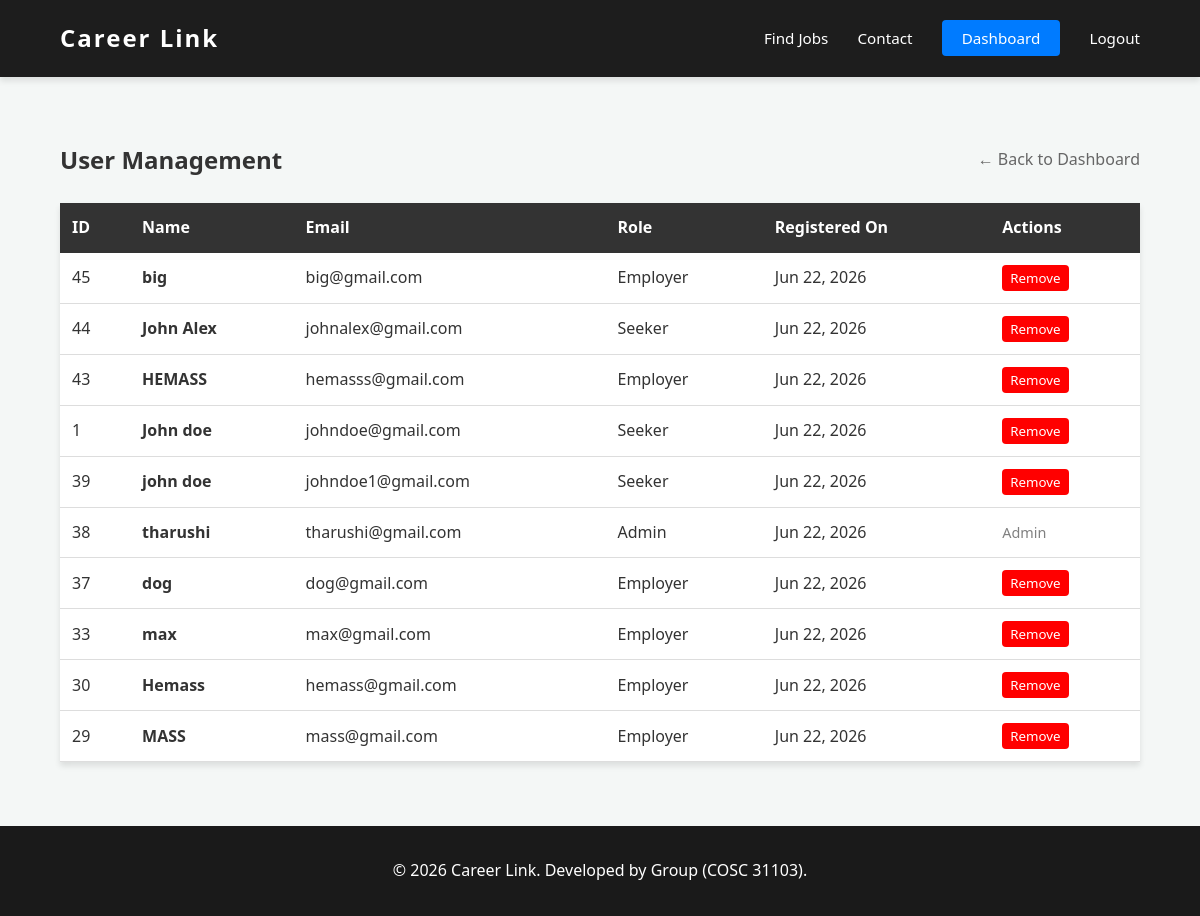
The app's page /admin/manage_users.php (signed in) with its own data.
### tables this page shows
CREATE TABLE `users` (
  `id` int(11) NOT NULL,
  `name` varchar(100) NOT NULL,
  `email` varchar(100) NOT NULL,
  `password` varchar(255) NOT NULL,
  `role` enum('seeker','employer','admin') NOT NULL,
  `created_at` timestamp NOT NULL DEFAULT current_timestamp()
);

### admin/manage_users.php (the view, shortened to what this page needs)
<?php
require_once '../config/db_connect.php';
$stmt = $pdo->query("SELECT id, name, email, role, created_at FROM users ORDER BY created_at DESC");
$users = $stmt->fetchAll();
include '../includes/header.php';
?>
<main style="padding: 4rem 5%;">
    <div style="display: flex; justify-content: space-between; align-items: center;">
        <h2>User Management</h2>
        <a href="index.php" style="color: var(--text-light); text-decoration: none;">&larr; Back to Dashboard</a>
    </div>
    <table style="width: 100%; border-collapse: collapse; margin-top: 1.5rem; background: var(--white); box-shadow: var(--box-shadow);">
        <tr style="background-color: #333; color: var(--white); text-align: left;">
            <th style="padding: 12px;">ID</th>
            <th style="padding: 12px;">Name</th>
            <th style="padding: 12px;">Email</th>
            <th style="padding: 12px;">Role</th>
            <th style="padding: 12px;">Registered On</th>
            <th style="padding: 12px;">Actions</th>
        </tr>
        <?php foreach($users as $user): ?>
            <tr style="border-bottom: 1px solid #ddd;">
                <td style="padding: 12px;"><?php echo $user['id']; ?></td>
                <td style="padding: 12px; font-weight: bold;"><?php echo htmlspecialchars($user['name']); ?></td>
                <td style="padding: 12px;"><?php echo htmlspecialchars($user['email']); ?></td>
                <td style="padding: 12px; text-transform: capitalize;"><?php echo htmlspecialchars($user['role']); ?></td>
                <td style="padding: 12px;"><?php echo date('M d, Y', strtotime($user['created_at'])); ?></td>
                <td style="padding: 12px;">
                    <?php if($user['role'] !== 'admin'): ?>
                        <form method="POST" onsubmit="return confirm('Delete this user? All their posted jobs/applications will also be deleted.');">
                            <button type="submit" style="background: red; color: white; border: none; padding: 4px 8px; border-radius: 4px; cursor: pointer;">Remove</button>
                        </form>
                    <?php else: ?>
                        <span style="color: gray; font-size: 0.9rem;">Admin</span>
                    <?php endif; ?>
                </td>
            </tr>
        <?php endforeach; ?>
    </table>
</main>
<?php include '../includes/footer.php'; ?>

### includes/header.php (shortened to what this page needs)
<?php
$base_url = '/career-link/';
?>
<!DOCTYPE html>
<html lang="en">
<head>
    <link rel="stylesheet" href="<?php echo $base_url; ?>assets/css/style.css">
</head>
<body>
<nav class="navbar">
    <a href="<?php echo $base_url; ?>index.php" class="logo">Career Link</a>
    <div class="nav-links">
        <a href="<?php echo $base_url; ?>jobs/index.php">Find Jobs</a>
        <a href="<?php echo $base_url; ?>contact.php">Contact</a>
        <?php if(isset($_SESSION['user_id'])): ?>
            <?php if($_SESSION['role'] === 'admin'): ?>
                <a href="<?php echo $base_url; ?>admin/index.php" class="btn-primary">Dashboard</a>
            <?php elseif($_SESSION['role'] === 'employer'): ?>
                <a href="<?php echo $base_url; ?>employer/index.php" class="btn-primary">Dashboard</a>
            <?php else: ?>
                <a href="<?php echo $base_url; ?>seeker/index.php" class="btn-primary">My Profile</a>
            <?php endif; ?>
            <a href="<?php echo $base_url; ?>auth/logout.php">Logout</a>
        <?php else: ?>
            <a href="<?php echo $base_url; ?>auth/login.php">Login</a>
            <a href="<?php echo $base_url; ?>auth/register_seeker.php" class="btn-primary">Sign Up</a>
        <?php endif; ?>
    </div>
</nav>

### includes/footer.php
<footer class="footer">
        <p>&copy; <?php echo date("Y"); ?> Career Link. Developed by Group (COSC 31103).</p>
    </footer>
</body>
</html>

### assets/css/style.css (style rules this page uses)
:root { --primary-color: #007bff; --secondary-color: #ff9800; --text-dark: #333333; --text-light: #666666; --bg-light: #f4f7f6; --white: #ffffff; --border-radius: 4px; --box-shadow: 0 4px 6px rgba(0,0,0,0.1); }
* { margin: 0; padding: 0; box-sizing: border-box; font-family: 'Segoe UI', Tahoma, Geneva, Verdana, sans-serif; }
body { background-color: var(--bg-light); color: var(--text-dark); line-height: 1.6; display: flex; flex-direction: column; min-height: 100vh; }
.navbar { background-color: rgba(25, 25, 25, 0.95); padding: 1.5rem 5%; display: flex; justify-content: space-between; align-items: center; position: absolute; top: 0; width: 100%; z-index: 100; }
.navbar .logo { font-size: 1.5rem; font-weight: bold; color: var(--white); text-decoration: none; letter-spacing: 2px; }
.nav-links a { text-decoration: none; color: var(--white); margin-left: 25px; font-size: 0.95rem; transition: color 0.3s ease; }
.btn-primary { background-color: var(--primary-color); color: var(--white) !important; padding: 8px 20px; border: none; border-radius: var(--border-radius); cursor: pointer; transition: background 0.3s; }
.footer { background-color: #1a1a1a; color: #fff; text-align: center; padding: 2rem 0; margin-top: auto; }
.navbar { background-color: rgba(25, 25, 25, 0.98); padding: 1.2rem 5%; display: flex; justify-content: space-between; align-items: center; position: sticky; top: 0; width: 100%; z-index: 1000; box-shadow: var(--box-shadow); }

### records on screen
users: id "45", name "big", email "big@gmail.com", role "Employer", created_at "Jun 22, 2026"
users: id "44", name "John Alex", email "johnalex@gmail.com", role "Seeker", created_at "Jun 22, 2026"
users: id "43", name "HEMASS", email "hemasss@gmail.com", role "Employer", created_at "Jun 22, 2026"
users: id "1", name "John doe", email "johndoe@gmail.com", role "Seeker", created_at "Jun 22, 2026"
users: id "39", name "john doe", email "johndoe1@gmail.com", role "Seeker", created_at "Jun 22, 2026"
users: id "38", name "tharushi", email "tharushi@gmail.com", role "Admin", created_at "Jun 22, 2026"
users: id "37", name "dog", email "dog@gmail.com", role "Employer", created_at "Jun 22, 2026"
users: id "33", name "max", email "max@gmail.com", role "Employer", created_at "Jun 22, 2026"
users: id "30", name "Hemass", email "hemass@gmail.com", role "Employer", created_at "Jun 22, 2026"
users: id "29", name "MASS", email "mass@gmail.com", role "Employer", created_at "Jun 22, 2026"
